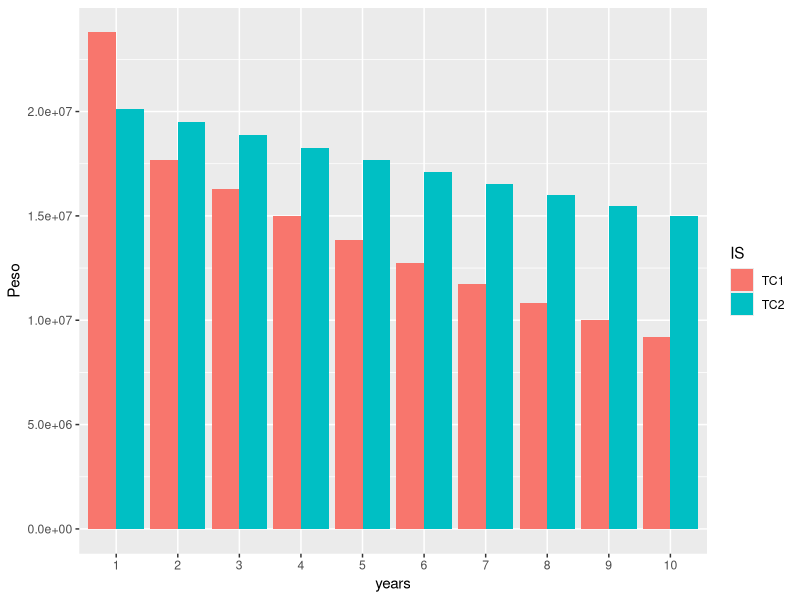

The R source for this figure: (Note: this script raises an error after producing the figure.)
#this subroutine is used to estimate the cashflow of an investment for pump stations
Npumps = 6 #total number of pumps
TPeriod=10 #this infers 5 years
TC1<-matrix(nrow=TPeriod,ncol = Npumps) #Option 1
TC2<-matrix(nrow=TPeriod,ncol = Npumps) #Option 2
CAPEX<-matrix(nrow=TPeriod,ncol = Npumps) #Captical investment cost
OPEX<-matrix(nrow=TPeriod,ncol = Npumps) #Operational Cost
delta<-matrix(nrow=TPeriod,ncol = Npumps) #decrease in efficiency
epsilonold<-matrix(nrow=TPeriod,ncol = Npumps) #decrease in efficiency
epsilonnew<-matrix(nrow=TPeriod,ncol = Npumps) #decrease in efficiency
u<-matrix(nrow=TPeriod,ncol = Npumps) #ultilization
rho=0.085 #discount factor
pricee=6.5
hoursepower=500
utilization=0.98
Newpumpcost=5000000
#Option 1 - Stagging investment for pump
for (t in 1: TPeriod){
  if (t<2){
    for (i in 1:Npumps){
      epsilonold[t,i]<-1.05
    }
  } else {
    for (i in 1:Npumps){
    epsilonold[t,i]<-epsilonold[t-1,i]*1.05
    }
  }
}
for (t in 1:TPeriod){
  for (i in 1:Npumps){
    delta[,]<-0
    delta[1,1]<-1
    epsilonnew[1,1]<-1
    delta[2,2]<-1
    epsilonnew[2,2]<-1
    delta[3,3]<-1
    epsilonnew[3,3]<-1
    delta[4,4]<-1
    epsilonnew[4,4]<-1
    delta[5,5]<-1
    epsilonnew[5,5]<-1
    delta[6,6]<-1
    epsilonnew[6,6]<-1
    CAPEX[t,i]<-Newpumpcost #peso
    u[t,i]<-utilization
    OPEX[t,i]<- pricee*hoursepower*365*24*0.746*u[t,i] #peso
      }
}
#this part is used to set the parameter value for epsilon
for (t in 1: TPeriod){
  for (i in 1:Npumps){
    if (delta[t,i]==1){
      epsilonnew[t,i]<-1
    } else if (i==1 & t==1){
        epsilonnew[t,i]<-1
    } else if (t>1){
      epsilonnew[t,i]<-epsilonnew[t-1,i]*1
    }
  }
}
epsilonnew[is.na(epsilonnew)] <- 0
#redefine the value of epsilonold based on new value of epsilonnew
for (t in 1: TPeriod){
  for (i in 1:Npumps){
    if (epsilonnew[t,i]<1){
      epsilonold[t,i]<-epsilonold[t,i]
    } else if (epsilonnew[t,i]==1){
       epsilonold[t,i]<-0
     }
   }
 }
for (i in 1:Npumps){
  for (t in 1:TPeriod){
    TC1[t,i]<-(((CAPEX[t,i]*delta[t,i]+OPEX[t,i]*epsilonnew[t,i]))+(1-delta[t,i])*OPEX[t,i]*epsilonold[t,i])/(1+rho)**t
  }
}
cat("Replacement of pumps \n")
print(TC1)
#stop("dd")
#Option 2 - Do Nothing
for (t in 1:TPeriod){
  for (i in 1:Npumps){
    delta[,]<-0
    CAPEX[t,i]<-0 #peso
    u[t,i]<-utilization
    epsilonnew[t,i]<-1.0
      OPEX[t,i]<- pricee*hoursepower*365*24*0.746*u[t,i] #peso
  }
}
for (t in 1: TPeriod){
  if (t<2){
    for (i in 1:Npumps){
      epsilonold[t,i]<-1.05
    }
  } else {
    for (i in 1:Npumps){
      epsilonold[t,i]<-epsilonold[t-1,i]*1.05
    }
  }
}
for (i in 1:Npumps){
  for (t in 1:TPeriod){
    TC2[t,i]<-(((CAPEX[t,i]+OPEX[t,i]*epsilonnew[t,i])*delta[t,i])+(1-delta[t,i])*OPEX[t,i]*epsilonold[t,i])/(1+rho)**t
  }
}
cat("Do Nothing \n")
print(TC2)

cat("The difference of investment \n")
print(TC1-TC2)
#plot the graph for comparison
library(ggplot2)
time=c(1:TPeriod)
x<-data.frame(dat=TC1[,1],IS=rep("TC1"))
y<-data.frame(dat=TC2[,1],IS=rep("TC2"))
x<-cbind(time,x)
y<-cbind(time,y)
xy <- rbind(x, y)
ggplot(xy, aes(fill=IS, y=dat, x=factor(time))) + geom_bar(position="dodge", stat="identity")+labs(y="Peso", x="years")
#dev.copy(png,'ROIpump_roi.png',width = 800, height = 500)
#dev.off()

stop("")
TC1<-data.frame(TC1,IS=rep("TC1"))
TC2<-data.frame(TC2,IS=rep("TC2"))
#TC2<-data.frame(TC2=TC2[,1])
#TC1<-data.frame(TC1)
#TC2<-data.frame(TC2)
TC1<-cbind(time,TC1)
TC2<-cbind(time,TC2)
library(reshape)
mdataTC1 <- melt(TC1,id=c("time","IS"))
mdataTC2 <- melt(TC2,id=c("time","IS"))
#joint the two data
total <- rbind(mdataTC1, mdataTC2)
ggplot(total, aes(fill=IS, y=value, x=factor(time)),variable=X1) + geom_bar(position="dodge", stat="identity")
#ggplot(total, aes(fill=variable, y=value, x=factor(time)),variable=X1) + geom_bar(position="fill", stat="identity")

#ggplot(total, aes(y=value, x=variable, color=IS, fill=IS)) + geom_bar( stat="identity") +   facet_wrap(~factor(time))
